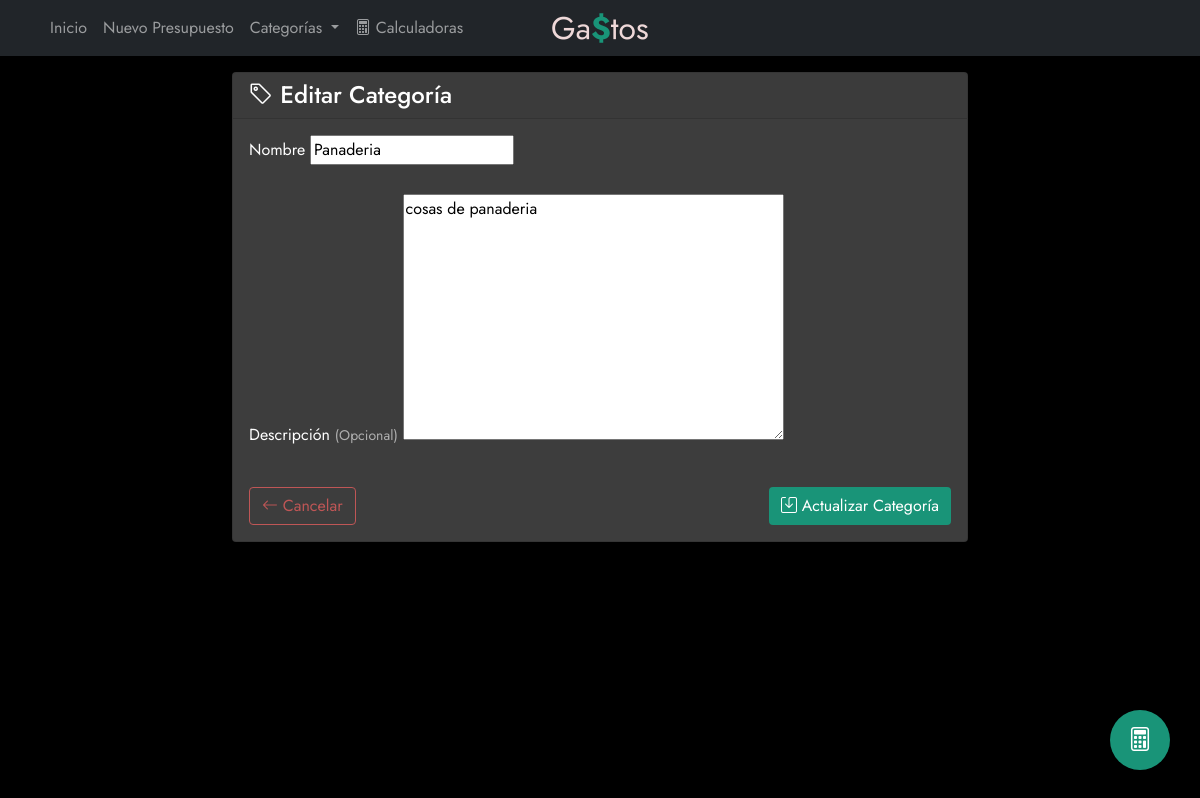
The page /categoria/1/editar/ on the database as committed earlier.
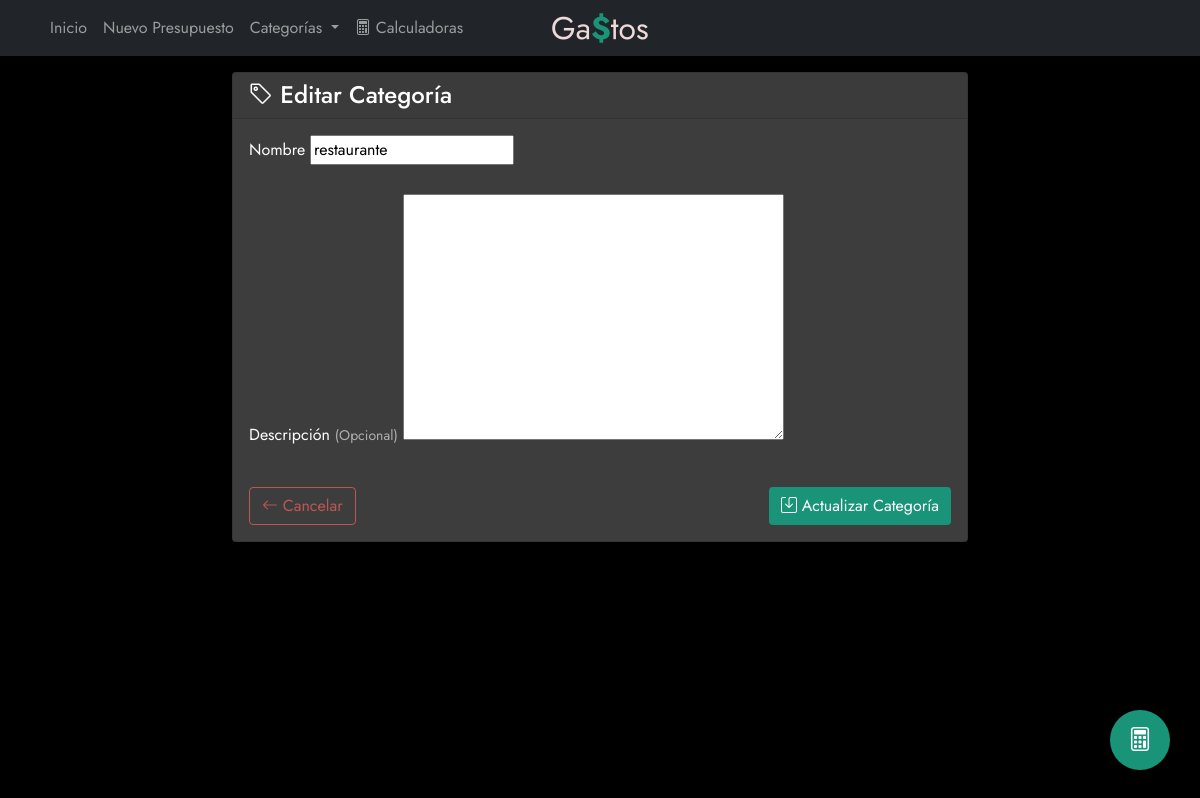
The same page on the database as committed later.
### presupuestos/models.py (models this page shows, shortened)
class Categoria(models.Model):
    nombre = models.CharField(max_length=100)
    descripcion = models.TextField(blank=True, null=True)

### presupuestos/views.py (the view, shortened to what this page needs)
# urls.py: path('categoria/<int:pk>/editar/', views.CategoriaUpdateView.as_view(), name='editar_categoria'),
class CategoriaUpdateView(UpdateView):
    model = Categoria
    form_class = CategoriaForm
    template_name = 'presupuestos/categoria_form.html'
    success_url = reverse_lazy('presupuestos:listar_categorias')

### presupuestos/forms.py
class CategoriaForm(CapitalizeFieldsMixin, forms.ModelForm):
    class Meta:
        model = Categoria
        fields = ['nombre', 'descripcion']

### presupuestos/templates/presupuestos/categoria_form.html (shortened to what this page needs)
{% extends 'presupuestos/base.html' %}
{% block content %}
<div class="row justify-content-center">
    <div class="col-lg-8">
        <div class="card">
            <div class="card-header">
                <h4 class="mb-0">
                    <i class="bi bi-tag"></i>
                    {% if categoria %}Editar{% else %}Nueva{% endif %} Categoría
                </h4>
            </div>
            <div class="card-body">
                <form method="post">
                    <div class="mb-4">
                        <label for="{{ form.nombre.id_for_label }}" class="form-label">Nombre</label>
                        {{ form.nombre }}
                    </div>
                    <div class="mb-4">
                        <label for="{{ form.descripcion.id_for_label }}" class="form-label">Descripción <small class="text-muted">(Opcional)</small></label>
                        {{ form.descripcion }}
                    </div>
                    <div class="d-flex justify-content-between pt-2">
                        <a href="{% if categoria %}{% url 'presupuestos:listar_categorias' %}{% else %}{% url 'presupuestos:index' %}{% endif %}" class="btn btn-outline-danger">
                            <i class="bi bi-arrow-left"></i> Cancelar
                        </a>
                        <button type="submit" class="btn btn-primary">
                            <i class="bi bi-save"></i> {% if categoria %}Actualizar{% else %}Crear{% endif %} Categoría
                        </button>
                    </div>
                </form>
            </div>
        </div>
    </div>
</div>
{% endblock %}

Rows that differ between the two databases and show on the page:
changed Categoria: nombre "Panaderia" → "restaurante"; descripcion "cosas de panaderia" → (not shown)
